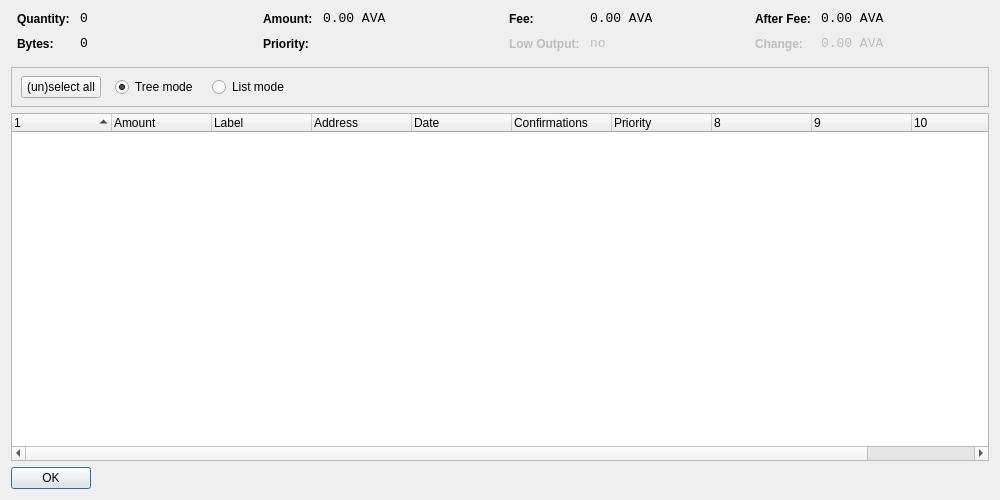
<?xml version="1.0" encoding="UTF-8"?>
<ui version="4.0">
 <class>CoinControlDialog</class>
 <widget class="QDialog" name="CoinControlDialog">
  <property name="geometry">
   <rect>
    <x>0</x>
    <y>0</y>
    <width>1000</width>
    <height>500</height>
   </rect>
  </property>
  <property name="windowTitle">
   <string>Coin Control</string>
  </property>
  <layout class="QVBoxLayout" name="verticalLayout">
   <item>
    <layout class="QHBoxLayout" name="horizontalLayoutTop" stretch="0,0,0,0">
     <property name="topMargin">
      <number>0</number>
     </property>
     <property name="bottomMargin">
      <number>10</number>
     </property>
     <item>
      <layout class="QFormLayout" name="formLayoutCoinControl1">
       <property name="horizontalSpacing">
        <number>10</number>
       </property>
       <property name="verticalSpacing">
        <number>10</number>
       </property>
       <property name="leftMargin">
        <number>6</number>
       </property>
       <property name="rightMargin">
        <number>6</number>
       </property>
       <item row="0" column="0">
        <widget class="QLabel" name="labelCoinControlQuantityText">
         <property name="styleSheet">
          <string notr="true">font-weight:bold;</string>
         </property>
         <property name="text">
          <string>Quantity:</string>
         </property>
        </widget>
       </item>
       <item row="0" column="1">
        <widget class="QLabel" name="labelCoinControlQuantity">
         <property name="font">
          <font>
           <family>Monospace</family>
           <pointsize>10</pointsize>
          </font>
         </property>
         <property name="cursor">
          <cursorShape>IBeamCursor</cursorShape>
         </property>
         <property name="contextMenuPolicy">
          <enum>Qt::ActionsContextMenu</enum>
         </property>
         <property name="text">
          <string notr="true">0</string>
         </property>
         <property name="textInteractionFlags">
          <set>Qt::LinksAccessibleByMouse|Qt::TextSelectableByKeyboard|Qt::TextSelectableByMouse</set>
         </property>
        </widget>
       </item>
       <item row="1" column="0">
        <widget class="QLabel" name="labelCoinControlBytesText">
         <property name="styleSheet">
          <string notr="true">font-weight:bold;</string>
         </property>
         <property name="text">
          <string>Bytes:</string>
         </property>
        </widget>
       </item>
       <item row="1" column="1">
        <widget class="QLabel" name="labelCoinControlBytes">
         <property name="font">
          <font>
           <family>Monospace</family>
           <pointsize>10</pointsize>
          </font>
         </property>
         <property name="cursor">
          <cursorShape>IBeamCursor</cursorShape>
         </property>
         <property name="contextMenuPolicy">
          <enum>Qt::ActionsContextMenu</enum>
         </property>
         <property name="text">
          <string notr="true">0</string>
         </property>
         <property name="textInteractionFlags">
          <set>Qt::LinksAccessibleByMouse|Qt::TextSelectableByKeyboard|Qt::TextSelectableByMouse</set>
         </property>
        </widget>
       </item>
      </layout>
     </item>
     <item>
      <layout class="QFormLayout" name="formLayoutCoinControl2">
       <property name="horizontalSpacing">
        <number>10</number>
       </property>
       <property name="verticalSpacing">
        <number>10</number>
       </property>
       <property name="leftMargin">
        <number>6</number>
       </property>
       <property name="rightMargin">
        <number>6</number>
       </property>
       <item row="0" column="0">
        <widget class="QLabel" name="labelCoinControlAmountText">
         <property name="styleSheet">
          <string notr="true">font-weight:bold;</string>
         </property>
         <property name="text">
          <string>Amount:</string>
         </property>
        </widget>
       </item>
       <item row="0" column="1">
        <widget class="QLabel" name="labelCoinControlAmount">
         <property name="font">
          <font>
           <family>Monospace</family>
           <pointsize>10</pointsize>
          </font>
         </property>
         <property name="cursor">
          <cursorShape>IBeamCursor</cursorShape>
         </property>
         <property name="contextMenuPolicy">
          <enum>Qt::ActionsContextMenu</enum>
         </property>
         <property name="text">
          <string notr="true">0.00 AVA</string>
         </property>
         <property name="textInteractionFlags">
          <set>Qt::LinksAccessibleByMouse|Qt::TextSelectableByKeyboard|Qt::TextSelectableByMouse</set>
         </property>
        </widget>
       </item>
       <item row="1" column="0">
        <widget class="QLabel" name="labelCoinControlPriorityText">
         <property name="styleSheet">
          <string notr="true">font-weight:bold;</string>
         </property>
         <property name="text">
          <string>Priority:</string>
         </property>
        </widget>
       </item>
       <item row="1" column="1">
        <widget class="QLabel" name="labelCoinControlPriority">
         <property name="font">
          <font>
           <family>Monospace</family>
           <pointsize>10</pointsize>
          </font>
         </property>
         <property name="cursor">
          <cursorShape>IBeamCursor</cursorShape>
         </property>
         <property name="contextMenuPolicy">
          <enum>Qt::ActionsContextMenu</enum>
         </property>
         <property name="text">
          <string/>
         </property>
         <property name="textInteractionFlags">
          <set>Qt::LinksAccessibleByMouse|Qt::TextSelectableByKeyboard|Qt::TextSelectableByMouse</set>
         </property>
        </widget>
       </item>
      </layout>
     </item>
     <item>
      <layout class="QFormLayout" name="formLayoutCoinControl3">
       <property name="horizontalSpacing">
        <number>10</number>
       </property>
       <property name="verticalSpacing">
        <number>10</number>
       </property>
       <property name="leftMargin">
        <number>6</number>
       </property>
       <property name="rightMargin">
        <number>6</number>
       </property>
       <item row="0" column="0">
        <widget class="QLabel" name="labelCoinControlFeeText">
         <property name="styleSheet">
          <string notr="true">font-weight:bold;</string>
         </property>
         <property name="text">
          <string>Fee:</string>
         </property>
        </widget>
       </item>
       <item row="0" column="1">
        <widget class="QLabel" name="labelCoinControlFee">
         <property name="font">
          <font>
           <family>Monospace</family>
           <pointsize>10</pointsize>
          </font>
         </property>
         <property name="cursor">
          <cursorShape>IBeamCursor</cursorShape>
         </property>
         <property name="contextMenuPolicy">
          <enum>Qt::ActionsContextMenu</enum>
         </property>
         <property name="text">
          <string notr="true">0.00 AVA</string>
         </property>
         <property name="textInteractionFlags">
          <set>Qt::LinksAccessibleByMouse|Qt::TextSelectableByKeyboard|Qt::TextSelectableByMouse</set>
         </property>
        </widget>
       </item>
       <item row="1" column="0">
        <widget class="QLabel" name="labelCoinControlLowOutputText">
         <property name="enabled">
          <bool>false</bool>
         </property>
         <property name="styleSheet">
          <string notr="true">font-weight:bold;</string>
         </property>
         <property name="text">
          <string>Low Output:</string>
         </property>
        </widget>
       </item>
       <item row="1" column="1">
        <widget class="QLabel" name="labelCoinControlLowOutput">
         <property name="enabled">
          <bool>false</bool>
         </property>
         <property name="font">
          <font>
           <family>Monospace</family>
           <pointsize>10</pointsize>
          </font>
         </property>
         <property name="cursor">
          <cursorShape>IBeamCursor</cursorShape>
         </property>
         <property name="contextMenuPolicy">
          <enum>Qt::ActionsContextMenu</enum>
         </property>
         <property name="text">
          <string notr="true">no</string>
         </property>
         <property name="textInteractionFlags">
          <set>Qt::LinksAccessibleByMouse|Qt::TextSelectableByKeyboard|Qt::TextSelectableByMouse</set>
         </property>
        </widget>
       </item>
      </layout>
     </item>
     <item>
      <layout class="QFormLayout" name="formLayoutCoinControl4">
       <property name="horizontalSpacing">
        <number>10</number>
       </property>
       <property name="verticalSpacing">
        <number>10</number>
       </property>
       <property name="leftMargin">
        <number>6</number>
       </property>
       <property name="rightMargin">
        <number>6</number>
       </property>
       <item row="0" column="0">
        <widget class="QLabel" name="labelCoinControlAfterFeeText">
         <property name="styleSheet">
          <string notr="true">font-weight:bold;</string>
         </property>
         <property name="text">
          <string>After Fee:</string>
         </property>
        </widget>
       </item>
       <item row="0" column="1">
        <widget class="QLabel" name="labelCoinControlAfterFee">
         <property name="font">
          <font>
           <family>Monospace</family>
           <pointsize>10</pointsize>
          </font>
         </property>
         <property name="cursor">
          <cursorShape>IBeamCursor</cursorShape>
         </property>
         <property name="contextMenuPolicy">
          <enum>Qt::ActionsContextMenu</enum>
         </property>
         <property name="text">
          <string notr="true">0.00 AVA</string>
         </property>
         <property name="textInteractionFlags">
          <set>Qt::LinksAccessibleByMouse|Qt::TextSelectableByKeyboard|Qt::TextSelectableByMouse</set>
         </property>
        </widget>
       </item>
       <item row="1" column="0">
        <widget class="QLabel" name="labelCoinControlChangeText">
         <property name="enabled">
          <bool>false</bool>
         </property>
         <property name="styleSheet">
          <string notr="true">font-weight:bold;</string>
         </property>
         <property name="text">
          <string>Change:</string>
         </property>
        </widget>
       </item>
       <item row="1" column="1">
        <widget class="QLabel" name="labelCoinControlChange">
         <property name="enabled">
          <bool>false</bool>
         </property>
         <property name="font">
          <font>
           <family>Monospace</family>
           <pointsize>10</pointsize>
          </font>
         </property>
         <property name="cursor">
          <cursorShape>IBeamCursor</cursorShape>
         </property>
         <property name="contextMenuPolicy">
          <enum>Qt::ActionsContextMenu</enum>
         </property>
         <property name="text">
          <string notr="true">0.00 AVA</string>
         </property>
         <property name="textInteractionFlags">
          <set>Qt::LinksAccessibleByMouse|Qt::TextSelectableByKeyboard|Qt::TextSelectableByMouse</set>
         </property>
        </widget>
       </item>
      </layout>
     </item>
    </layout>
   </item>
   <item>
    <widget class="QFrame" name="frame">
     <property name="minimumSize">
      <size>
       <width>0</width>
       <height>40</height>
      </size>
     </property>
     <property name="frameShape">
      <enum>QFrame::StyledPanel</enum>
     </property>
     <property name="frameShadow">
      <enum>QFrame::Sunken</enum>
     </property>
     <widget class="QWidget" name="horizontalLayoutWidget">
      <property name="geometry">
       <rect>
        <x>10</x>
        <y>0</y>
        <width>781</width>
        <height>41</height>
       </rect>
      </property>
      <layout class="QHBoxLayout" name="horizontalLayoutPanel" stretch="0,0,0,0,0">
       <property name="spacing">
        <number>14</number>
       </property>
       <item>
        <widget class="QPushButton" name="pushButtonSelectAll">
         <property name="sizePolicy">
          <sizepolicy hsizetype="Maximum" vsizetype="Fixed">
           <horstretch>0</horstretch>
           <verstretch>0</verstretch>
          </sizepolicy>
         </property>
         <property name="text">
          <string>(un)select all</string>
         </property>
        </widget>
       </item>
       <item>
        <widget class="QRadioButton" name="radioTreeMode">
         <property name="sizePolicy">
          <sizepolicy hsizetype="Maximum" vsizetype="Fixed">
           <horstretch>0</horstretch>
           <verstretch>0</verstretch>
          </sizepolicy>
         </property>
         <property name="text">
          <string>Tree mode</string>
         </property>
         <property name="checked">
          <bool>true</bool>
         </property>
        </widget>
       </item>
       <item>
        <widget class="QRadioButton" name="radioListMode">
         <property name="sizePolicy">
          <sizepolicy hsizetype="Maximum" vsizetype="Fixed">
           <horstretch>0</horstretch>
           <verstretch>0</verstretch>
          </sizepolicy>
         </property>
         <property name="text">
          <string>List mode</string>
         </property>
        </widget>
       </item>
       <item>
        <spacer name="horizontalSpacer">
         <property name="orientation">
          <enum>Qt::Horizontal</enum>
         </property>
         <property name="sizeHint" stdset="0">
          <size>
           <width>40</width>
           <height>20</height>
          </size>
         </property>
        </spacer>
       </item>
      </layout>
     </widget>
    </widget>
   </item>
   <item>
    <widget class="CoinControlTreeWidget" name="treeWidget">
     <property name="contextMenuPolicy">
      <enum>Qt::CustomContextMenu</enum>
     </property>
     <property name="sortingEnabled">
      <bool>false</bool>
     </property>
     <property name="columnCount">
      <number>11</number>
     </property>
     <attribute name="headerShowSortIndicator" stdset="0">
      <bool>true</bool>
     </attribute>
     <attribute name="headerStretchLastSection">
      <bool>false</bool>
     </attribute>
     <column>
      <property name="text">
       <string/>
      </property>
     </column>
     <column>
      <property name="text">
       <string>Amount</string>
      </property>
     </column>
     <column>
      <property name="text">
       <string>Label</string>
      </property>
     </column>
     <column>
      <property name="text">
       <string>Address</string>
      </property>
     </column>
     <column>
      <property name="text">
       <string>Date</string>
      </property>
     </column>
     <column>
      <property name="text">
       <string>Confirmations</string>
      </property>
      <property name="toolTip">
       <string>Confirmed</string>
      </property>
     </column>
     <column>
      <property name="text">
       <string>Priority</string>
      </property>
     </column>
     <column>
      <property name="text">
       <string/>
      </property>
     </column>
     <column>
      <property name="text">
       <string/>
      </property>
     </column>
     <column>
      <property name="text">
       <string/>
      </property>
     </column>
     <column>
      <property name="text">
       <string/>
      </property>
     </column>
    </widget>
   </item>
   <item>
    <widget class="QDialogButtonBox" name="buttonBox">
     <property name="sizePolicy">
      <sizepolicy hsizetype="Maximum" vsizetype="Fixed">
       <horstretch>0</horstretch>
       <verstretch>0</verstretch>
      </sizepolicy>
     </property>
     <property name="orientation">
      <enum>Qt::Horizontal</enum>
     </property>
     <property name="standardButtons">
      <set>QDialogButtonBox::Ok</set>
     </property>
    </widget>
   </item>
  </layout>
 </widget>
 <customwidgets>
  <customwidget>
   <class>CoinControlTreeWidget</class>
   <extends>QTreeWidget</extends>
   <header>coincontroltreewidget.h</header>
  </customwidget>
 </customwidgets>
 <resources/>
 <connections/>
</ui>
